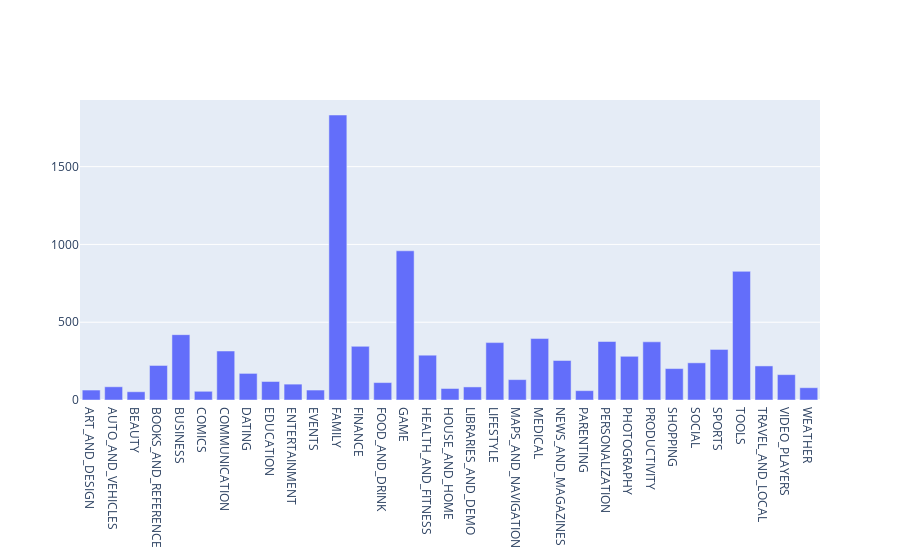

The code cell stored with this chart in its notebook:
### Markdown cell above
## 4. Exploring app categories
<p>With more than 1 billion active users in 190 countries around the world, Google Play continues to be an important distribution platform to build a global audience. For businesses to get their apps in front of users, it's important to make them more quickly and easily discoverable on Google Play. To improve the overall search experience, Google has introduced the concept of grouping apps into categories.</p>
<p>This brings us to the following questions:</p>
<ul>
<li>Which category has the highest share of (active) apps in the market? </li>
<li>Is any specific category dominating the market?</li>
<li>Which categories have the fewest number of apps?</li>
</ul>
<p>We will see that there are <code>33</code> unique app categories present in our dataset. <em>Family</em> and <em>Game</em> apps have the highest market prevalence. Interestingly, <em>Tools</em>, <em>Business</em> and <em>Medical</em> apps are also at the top.</p>

### Code cell
import plotly
plotly.offline.init_notebook_mode(connected=True)
import plotly.graph_objs as go

# Print the total number of unique categories
num_categories = len(apps['Category'].drop_duplicates())
print('Number of categories = ', num_categories)

# Count the number of apps in each 'Category'. 
num_apps_in_category = apps.groupby('Category')['App'].count()

# Sort num_apps_in_category in descending order based on the count of apps in each category
sorted_num_apps_in_category = num_apps_in_category.sort_values(ascending=False)

data = [go.Bar(
        x = num_apps_in_category.index, # index = category name
        y = num_apps_in_category.values, # value = count
)]

plotly.offline.iplot(data)

### Figure 1 — Plotly figure (JSON) as saved in the notebook; plotly's stock layout.template omitted (floating-point values rounded to 4 significant figures)
{"data": [{"type": "bar", "x": ["ART_AND_DESIGN", "AUTO_AND_VEHICLES", "BEAUTY", "BOOKS_AND_REFERENCE", "BUSINESS", "COMICS", "COMMUNICATION", "DATING", "EDUCATION", "ENTERTAINMENT", "EVENTS", "FAMILY", "FINANCE", "FOOD_AND_DRINK", "GAME", "HEALTH_AND_FITNESS", "HOUSE_AND_HOME", "LIBRARIES_AND_DEMO", "LIFESTYLE", "MAPS_AND_NAVIGATION", "MEDICAL", "NEWS_AND_MAGAZINES", "PARENTING", "PERSONALIZATION", "PHOTOGRAPHY", "PRODUCTIVITY", "SHOPPING", "SOCIAL", "SPORTS", "TOOLS", "TRAVEL_AND_LOCAL", "VIDEO_PLAYERS", "WEATHER"], "y": [64, 85, 53, 222, 420, 56, 315, 171, 119, 102, 64, 1832, 345, 112, 959, 288, 74, 84, 369, 131, 395, 254, 60, 376, 281, 374, 202, 239, 325, 827, 219, 163, 79]}], "layout": {}}
